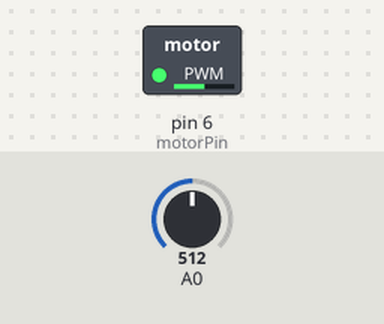
Recording of a sketch running on a simulated Arduino Uno, built with avr-gcc and run on an emulated ATmega328P. On the bench: switched loads named in the sketch (green lamp = pin HIGH). Inputs (shaded band) come from the test bench; at power-on: A0 = 512.

Above: at 1.2 s.
1.3 s: A0 set to 716
At 1.8 s:
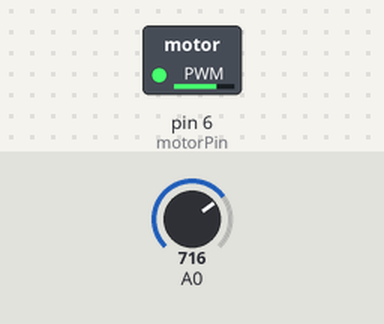
2.8 s: A0 set to 900
At 4.0 s:
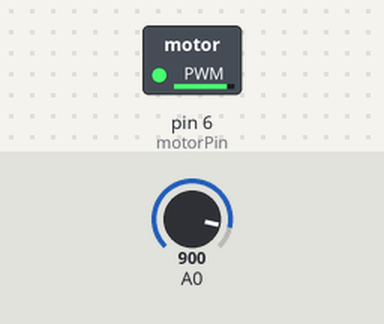
4.3 s: A0 set to 122
At 5.3 s:
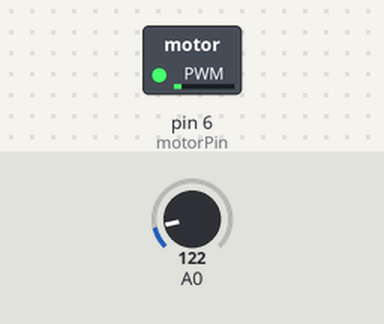
5.8 s: A0 set to 0
At 6.4 s:
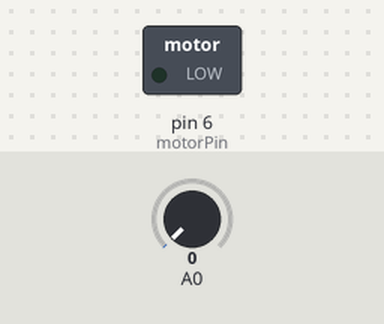
Timing chart, 0 to 8.3 s (numbered marks = the images above; inputs shaded):
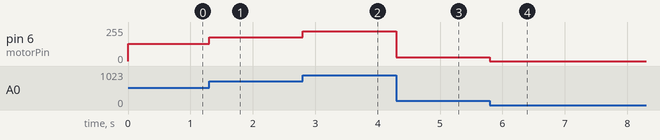

The sketch:

proyecto_molinillo_motorizado.ino
```cpp
const int motorPin= 6;
int potenciometerValue=0;
int motorValue=0;
void setup() {
 pinMode(motorPin, OUTPUT);
}
void loop() {
potenciometerValue= analogRead(A0);
motorValue = potenciometerValue /4;
analogWrite(motorPin, motorValue);

}
```

Measured:
- after the input at 1.3 s, pin 6 (motorPin): 128/255 → 179/255 at once
- after the input at 2.8 s, pin 6 (motorPin): 179/255 → 225/255 at once
- after the input at 4.3 s, pin 6 (motorPin): 225/255 → 30/255 at once
- after the input at 5.8 s, pin 6 (motorPin): 30/255 → 0/255 at once
